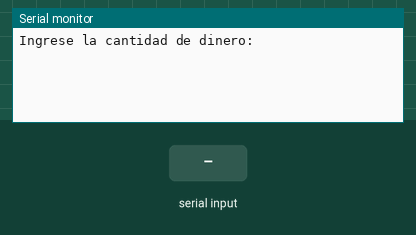
This sketch was run on a simulated Arduino Uno, built with avr-gcc and run on an emulated ATmega328P. Parts: the last lines printed to the serial monitor. The test bench sets the inputs (shaded band).

Above: at 1.2 s.
1.3 s: "90,45\n" received over Serial
At 2.6 s:
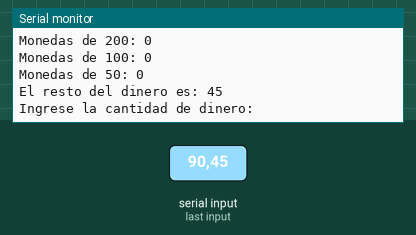
2.8 s: "30,150\n" received over Serial
At 3.8 s:
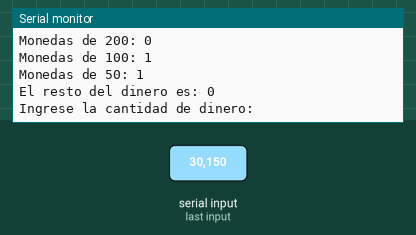
Timing chart, 0 to 5.8 s (numbered marks = the images above; inputs shaded):
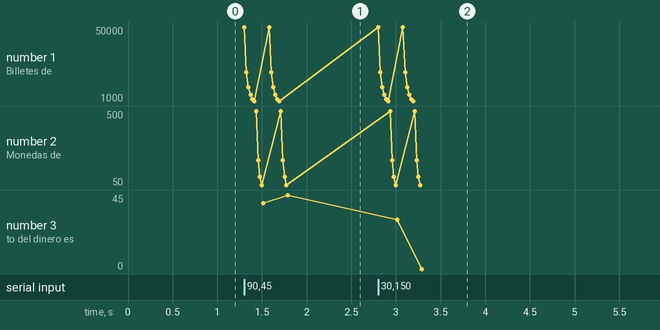

The sketch:

problema11.ino
```cpp
void cambio_diniero(long *);
long dinero;
void setup()
{
  Serial.begin(9600);
  Serial.setTimeout(10000);
}
void loop (){
  	Serial.println("Ingrese la cantidad de dinero: ");
    dinero=Serial.parseInt();
	cambio_diniero(&dinero);
	Serial.println("El resto del dinero es: "+String(dinero));
}
void cambio_diniero(long *dinero){
    Serial.println("Billetes de 50000: "+String(*dinero/50000));
    *dinero=*dinero%50000;
    Serial.println("Billetes de 20000: "+String(*dinero/20000));
    *dinero=*dinero%20000;
    Serial.println("Billetes de 10000: "+String(*dinero/10000));
    *dinero=*dinero%10000;
    Serial.println("Billetes de 5000: "+String(*dinero/5000));
    *dinero=*dinero%5000;
    Serial.println("Billetes de 2000: "+String(*dinero/2000));
    *dinero=*dinero%2000;
    Serial.println("Billetes de 1000: "+String(*dinero/1000));
    *dinero=*dinero%1000;
    Serial.println("Monedas de 500: "+String(*dinero/500));
    *dinero=*dinero%500;
    Serial.println("Monedas de 200: "+String(*dinero/200));
    *dinero=*dinero%200;
    Serial.println("Monedas de 100: "+String(*dinero/100));
    *dinero=*dinero%100;
    Serial.println("Monedas de 50: "+String(*dinero/50));
    *dinero=*dinero%50;
}
```

Measured:
- after the input at 1.3 s, the serial monitor: prints a new line at once (image 1)
- after the input at 2.8 s, the serial monitor: prints a new line after 0.22 s (image 2)
